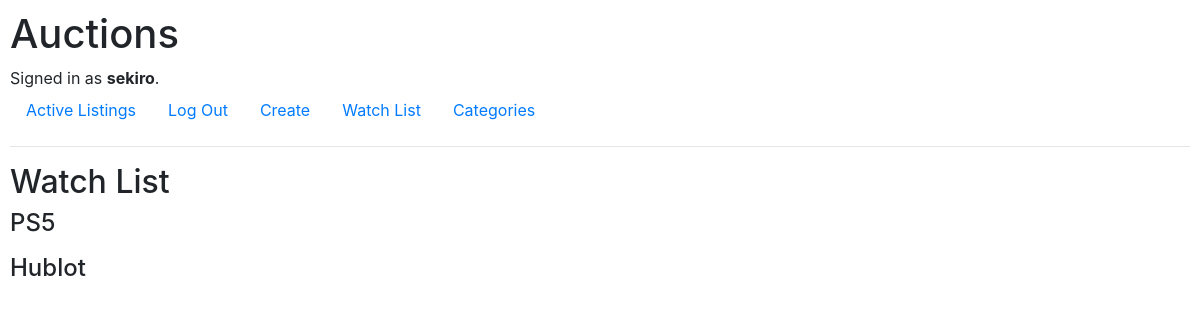
/watch (signed in), run on the app's committed database.
### auctions/models.py (models this page shows, shortened)
class User(AbstractUser):
    pass

class WatchList(models.Model):
    list = models.ForeignKey(List, on_delete=models.CASCADE, blank=True)
    buyer = models.CharField(max_length=23, default="hello")
    taken = models.BooleanField(default=False)

class List(models.Model):
    title = models.CharField(max_length=23)
    description = models.TextField(max_length=300)
    starting_bid = models.IntegerField(default=0)
    category = models.CharField(max_length=23)
    image = models.ImageField(upload_to='auction_pics', default='default.jpeg', blank=True)
    user = models.CharField(max_length=23, default="user")
    date_created = models.DateTimeField(default=timezone.now)
    final_buyer = models.CharField(max_length=23, blank=True)
    available = models.BooleanField(default=True,null=True)

### auctions/views.py (the view)
# urls.py: path("watch",views.watch, name="watch"),
def watch(request):
    new = WatchList.objects.filter(buyer=request.user.username)
    return render(request, "auctions/watch.html",{
        "items":new
    })

### auctions/templates/auctions/watch.html (shortened to what this page needs)
{% extends "auctions/layout.html" %}
{% block body %}
    <h2>Watch List</h2>
    {% for item in items %}
    <h4>{{ item.list.title }}</h4>
    {% endfor %}
{% endblock %}

### auctions/templates/auctions/layout.html (shortened to what this page needs)
{% load static %}
<!DOCTYPE html>
<html lang="en">
    <head>
        <link rel="stylesheet" href="https://stackpath.bootstrapcdn.com/bootstrap/4.4.1/css/bootstrap.min.css">
        <link href="{% static 'auctions/styles.css' %}" rel="stylesheet">
    </head>
    <body>
        <h1>Auctions</h1>
        <div>
            {% if user.is_authenticated %}
                Signed in as <strong>{{ user.username }}</strong>.
            {% else %}
                Not signed in.
            {% endif %}
        </div>
        <ul class="nav">
            <li class="nav-item">
                <a class="nav-link" href="{% url 'index' %}">Active Listings</a>
            </li>
            {% if user.is_authenticated %}
                <li class="nav-item">
                    <a class="nav-link" href="{% url 'logout' %}">Log Out</a>
                </li>
                <li class="nav-item">
                    <a class="nav-link" href="{% url 'create' %}">Create</a>
                </li>
                <li class="nav-item">
                    <a class="nav-link" href="{% url 'watch' %}">Watch List</a>
                </li>
                              <li class="nav-item">
                    <a class="nav-link" href="{% url 'category_list' %}">Categories</a>
                </li>
            {% endif %}
        </ul>
        <hr>
        {% block body %}
        {% endblock %}
    </body>
</html>

### auctions/static/auctions/styles.css (style rules this page uses)
body { padding: 10px; }

### data on the page
User: username "sekiro"
WatchList: list "PS5"
WatchList: list "Hublot"
